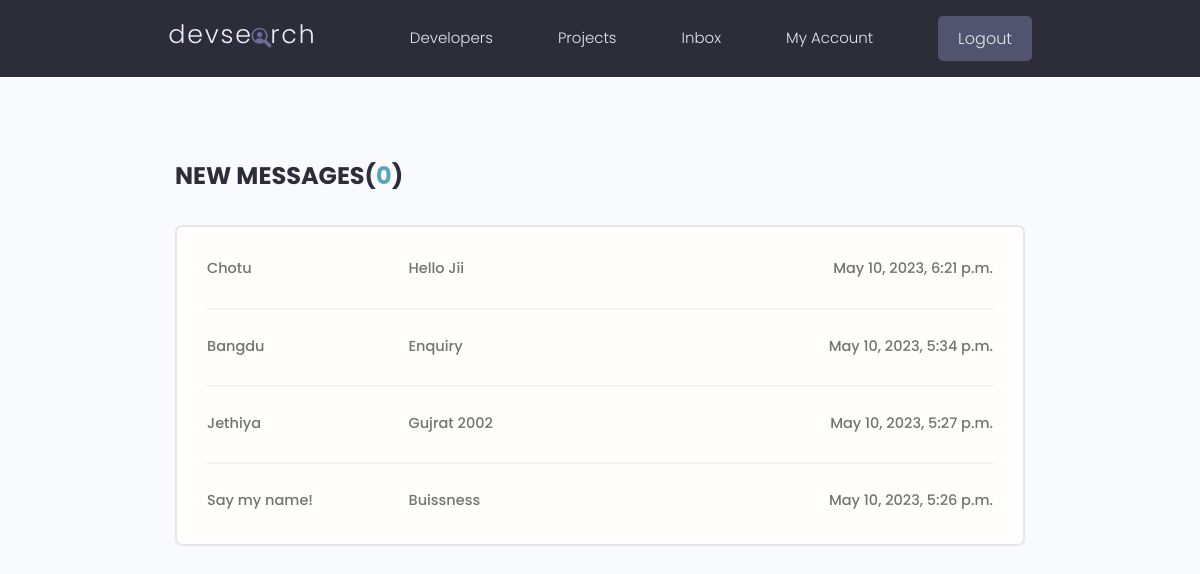
Screenshot of /inbox/ (signed in) with the database file from the repository.
### users/models.py (models this page shows, shortened)
class Message(models.Model):
    sender = models.ForeignKey(Profile, on_delete=models.SET_NULL, null=True, blank=True)
    recipient = models.ForeignKey(Profile, on_delete=models.SET_NULL, null=True, blank=True, related_name="messages")
    name = models.CharField(max_length=200, null=True, blank=True)
    email = models.EmailField(max_length=200, null=True, blank=True)
    subject = models.CharField(max_length=200, null=True, blank=True)
    body = models.TextField()
    is_read = models.BooleanField(default=False, null=True)
    created = models.DateTimeField(auto_now_add=True)
    id = models.UUIDField(default=uuid.uuid4, unique=True, primary_key=True, editable=False)
    class Meta:
        ordering = ['is_read', '-created']

### users/views.py (the view)
# urls.py: path('inbox/', views.inbox, name='inbox'),
@login_required(login_url="login")
def inbox(request):
    profile = request.user.profile
    messageRequests = profile.messages.all()
    unreadCount = messageRequests.filter(is_read=False).count()
    context = {'messageRequests': messageRequests, 'unreadCount': unreadCount}
    return render(request, 'users/inbox.html', context)

### users/templates/users/inbox.html
{% extends 'main.html' %}
{% block content %}
  <main class="inbox my-xl">
    <div class="content-box">
      <h3 class="inbox__title">New Messages(<span>{{unreadCount}}</span>)</h3>
      <ul class="messages">
        {% for message in messageRequests %}
          {% if message.is_read %}
          <li class="message message">
          {% else %}
          <li class="message message--unread">
          {% endif %}
          <a href="{% url 'message' message.id %}">
            <span class="message__author">{{message.name}}</span>
            <span class="message__subject">{{message.subject}}</span>
            <span class="message__date">{{message.created}}</span>
          </a>
        </li>
        {% endfor %}
      </ul>
    </div>
</main>
  {% endblock content %}

### static/styles/app.css (style rules this page uses)
:root { --color-sub: #2d2d39; }
.content-box { width: 95%; max-width: 85rem; margin: 0 auto; }
.inbox { height: 90vh; }
.inbox__title, .inbox__title span { font-size: 2.4rem; font-weight: 700; color: var(--color-sub); text-transform: uppercase; text-align: left; margin-bottom: 3rem; }
.inbox__title span { color: var(--color-main); }
.messages { list-style: none; background: var(--color-white); padding: 0.5rem 3rem; border: 2px solid var(--color-light); border-radius: 0.7rem; }
.message { padding: 2.5rem 0; }
.message > a span { font-size: 1.45rem; font-weight: 500; }
.message:not(:last-child) { border-bottom: 2px solid var(--color-white-light); }
.message > a { display: flex; gap: 1rem; }
.message__author, .message__date { flex-basis: 25%; }
.message__subject { flex-basis: 50%; }
.message__date { text-align: right; }

### static/uikit/styles/modules/_variables.css (style rules this page uses)
:root { --color-main: #5aa5b9; --color-main-light: #e6faff; --color-sub: #3f4156; --color-sub-light: #51546e; --color-sub-lighter: #ededfd; --color-text: #737373; --color-gray: #8b8b8b; --color-light: #e5e7eb; --color-light-gray: #767676; --color-bg: #f8fafd; --color-white: #fffefd; --color-white-light: #f3f3f3; --color-success: #359e64; --color-success-bg: #def8e8; --color-error: #fc4b0b; --color-error-bg: #fff2ee; --font-base: 'Poppins', arial, helvetica, 'Segoe UI', roboto, ubuntu, sans-serif; --font-monospace: 'Fira Code', 'Courier New', courier, monospace; --font-regular: 300; --font-medium: 500; --font-bold: 700; --generic-shadow: 1px 1px 5px #00000010; --generic-transition: all 0.3s ease-in-out; }

### static/uikit/styles/modules/_base.css (style rules this page uses)
* { margin: 0; padding: 0; box-sizing: border-box; text-rendering: optimizeLegibility; color: inherit; font-size: inherit; }
html { font-size: 50%; }
@media only screen and (min-width: 480px) { html { font-size: 56.25%; } }
@media only screen and (min-width: 1200px) { html { font-size: 62.5%; } }
body { line-height: 1.6; font-weight: 400; font-size: 1.5rem; color: var(--color-text); background-color: var(--color-bg); min-height: 100vh; }

### static/uikit/styles/modules/_typography.css (style rules this page uses)
* { font-family: var(--font-base); }
h3 { font-size: 3.2rem; font-weight: var(--font-medium); }
p, span, strong { font-size: 1.6rem; color: var(--color-text); font-weight: var(--font-regular); }
a { padding-bottom: 2px; text-decoration: none; display: inline-block; color: var(--color-main); font-weight: var(--font-medium); }

### static/uikit/styles/modules/_utilities.css (style rules this page uses)
.my-xl { margin: 8rem auto; }

### rows the page displays
Message: name "Chotu", subject "Hello Jii", created "May 10, 2023, 6:21 p.m."
Message: name "Bangdu", subject "Enquiry", created "May 10, 2023, 5:34 p.m."
Message: name "Jethiya", subject "Gujrat 2002", created "May 10, 2023, 5:27 p.m."
Message: name "Say my name!", subject "Buissness", created "May 10, 2023, 5:26 p.m."

### other values shown
{{ unreadCount }} "0"
